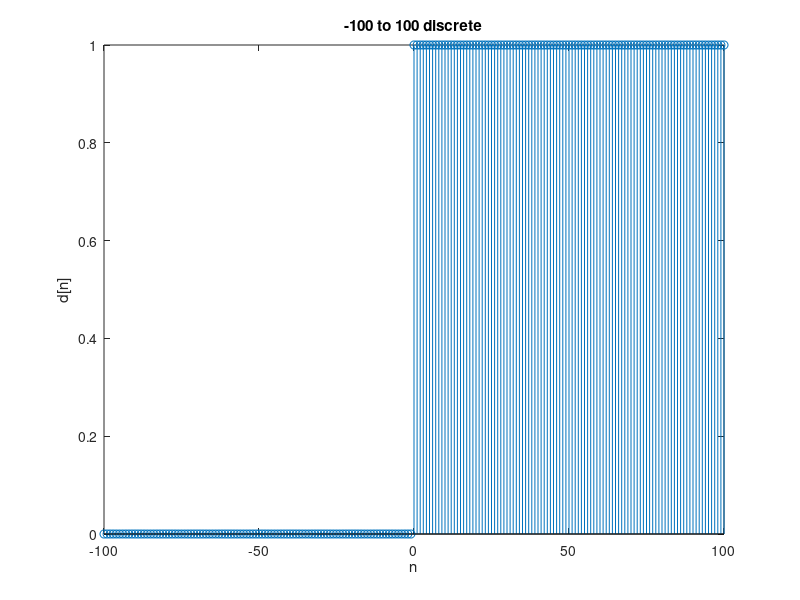

Write the MATLAB code that produced this figure.
n=-100:100;
d=[zeros(1,100), ones(1,101)];
stem(n,d);
title ('-100 to 100 discrete');
xlabel ('n');
ylabel ('d[n]');
print ('Exp1_4b','-dpdf','-fillpage');
